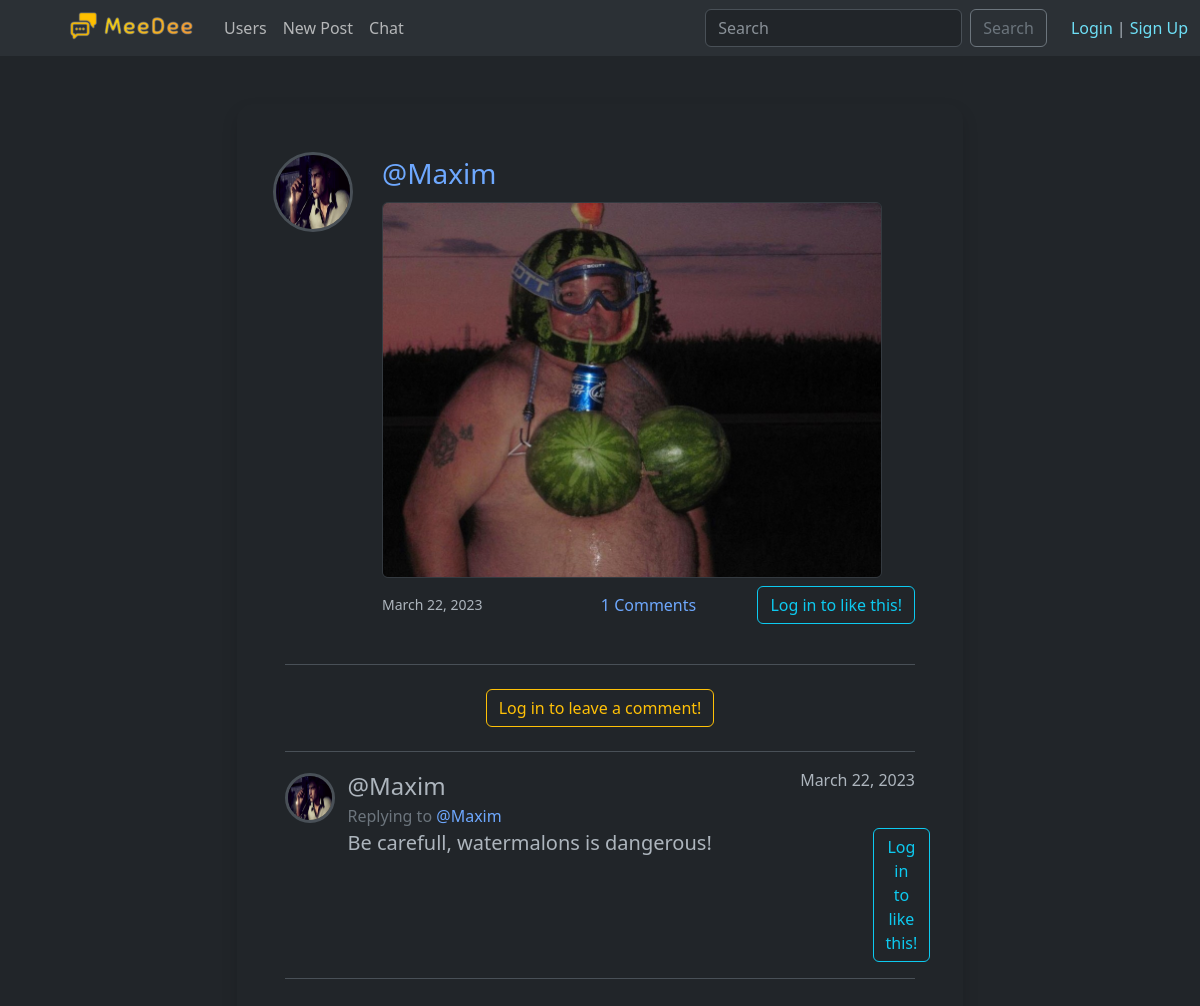
Before: /post/35/ with the older database file.
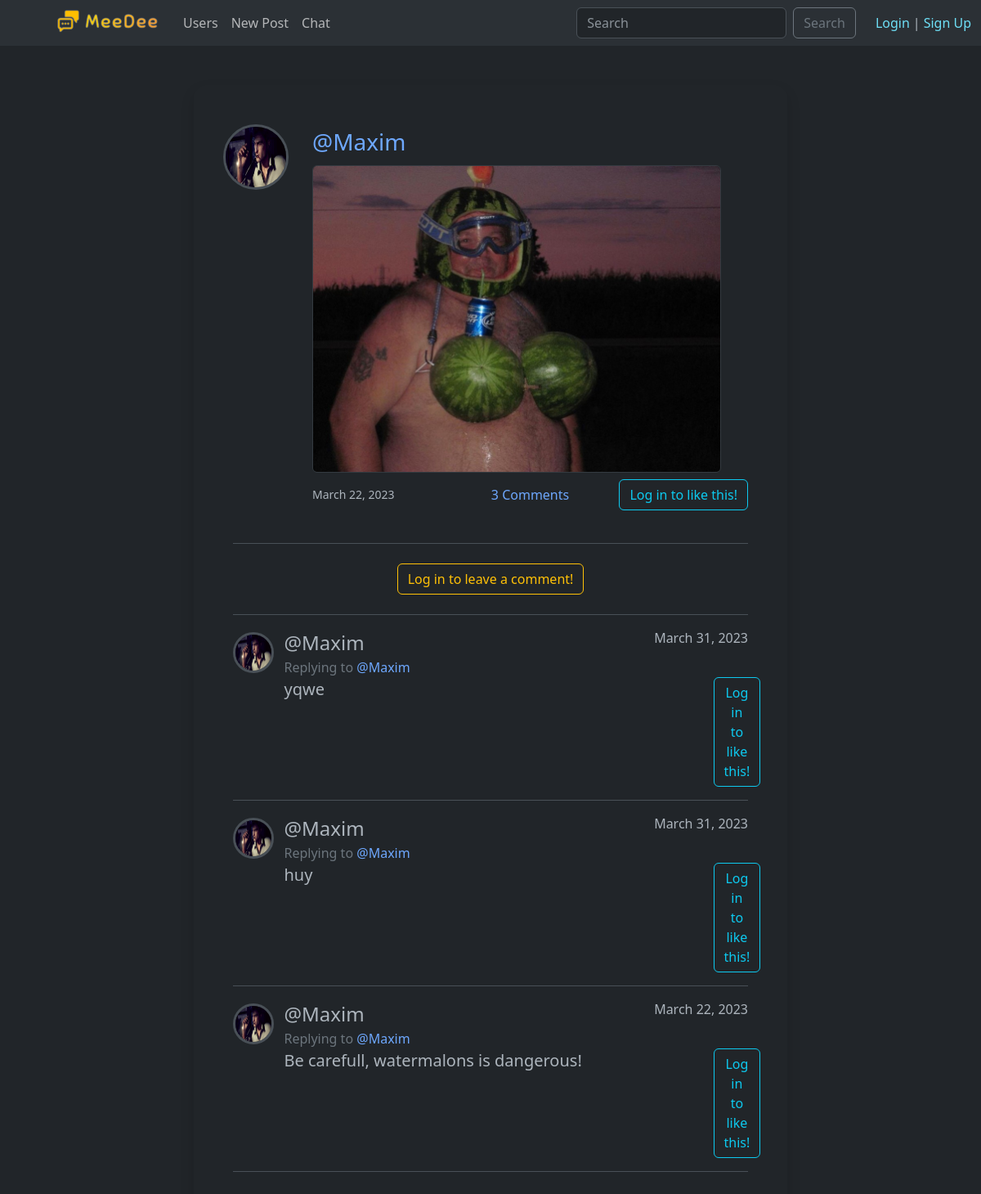
After: the same page with the newer database file.
### social/models.py (models this page shows, shortened)
class Post(models.Model):
    image = models.ImageField(upload_to="images", null=True, blank=True)
    text = models.TextField(max_length=300, blank=True)
    author = models.ForeignKey(User, on_delete=models.SET_NULL, null=True, related_name="posts")
    date = models.DateField(auto_now=True)
    likes = models.ManyToManyField(User, related_name='post_like')

class Comment(models.Model):
    author = models.ForeignKey(User, on_delete=models.SET_NULL, null=True, related_name="comments")
    text = models.TextField(max_length=300)
    post = models.ForeignKey(Post, on_delete=models.CASCADE, related_name="comments")
    likes = models.ManyToManyField(User, related_name='comment_like')
    date = models.DateField(auto_now=True)

class User(AbstractUser):
    friends = models.ManyToManyField("User", blank=True)
    email = models.EmailField(unique=True)
    bio = models.TextField(max_length=300, blank=True)
    avatar = models.ImageField(upload_to="images", null=True)
    date_of_birth = models.DateField(null=True, blank=True)
    online_status = models.BooleanField(default=False)
    USERNAME_FIELD = "email"
    REQUIRED_FIELDS = ['username']

### social/views.py (the view, shortened to what this page needs)
# urls.py: path('post/<int:pk>/', views.PostDetailView.as_view(), name='detail-post'),
class PostDetailView(View):
    def get(self, request, pk):
        post = Post.objects.get(id=pk)
        context = {
            "post": post,
            "comment_form": CommentCreateForm,
            "comments": post.comments.all().order_by("-id"),
        }
        return render(request, 'social/post_detail.html', context)

### social/templates/social/post_detail.html (shortened to what this page needs)
{% extends "base.html" %}
{% load static %}
{% load crispy_forms_tags %}
{% block body %}
<div class="container mt-5" style="width: 750px;">
    <div class="modal-content  rounded-4 shadow p-5">
        <div>{% include "social/post.html" %}</div>
        <div class='border-bottom pb-4'>
            {% if user.is_authenticated %}
                {% crispy comment_form %}
            {% else %}
            <div class="text-center">
                <a class="btn btn-outline-warning" href="{% url 'login' %}?next={{request.path}}">Log in to leave a comment!</a>
            </div>
            {% endif %}
        </div>
        {% for comment in comments %}
            <div class='border-bottom py-3'>
                <div class='row align-items-center'>
                    <div class="col-1 me-2">
                    {% if comment.author.avatar %}
                        <img src="{{ comment.author.avatar.url }}" alt="" class="border border-3 rounded-circle" style="max-width: 50px; min-height: 50px;">
                    {% else %}
                        <img src="{% static 'images/no-avatar.png' %}" alt="" class="border border-3 rounded-circle" style="max-width: 50px; min-height: 50px;">
                    {% endif %}
                    </div>
                    <div class="col">
                        <div class='fs-4'>@{{ comment.author.username }}</div>
                        <div class='text-secondary fs-6'>Replying to <a href="" class='text-decoration-none'>@{{ comment.post.author.username }}</a></div>
                    </div>
                    <div class="col align-self-start text-end">
                        {{ comment.date }}
                    </div>
                </div>
                <div class="row">
                    <div class="col-1 me-2"></div>
                    <div class="col fs-5">{{ comment.text }}</div>
                    <div class='col-1 align-self-end text-end ps-0'>
                        {% if user.is_authenticated %}
                        <form action="{% url 'comment-like' %}" method="POST" class="like-comment" id="{{ comment.id }}">
                            {% csrf_token %}
                            <button type="submit" name="comment_id" value="{{comment.id}}" class="btn btn-link text-decoration-none p-0">
                                {% if comment in user.comment_like.all %}
                                    <div class="text-danger like-btn-{{ comment.id }}">
                                        <span class="ms-1 like-counter{{ comment.id }}">{{ comment.number_of_likes }}</span> <i class="bi bi-heart-fill"></i>
                                    </div>
                                {% else %}
                                    <div class="text-secondary like-btn-{{ comment.id }}">
                                        <span class="ms-1 like-counter{{ comment.id }}">{{ comment.number_of_likes }}</span> <i class="bi bi-heart"></i>
                                    </div>
                                {% endif %}
                            </button>
                        </form>
                        {% else %}
                            <a class="btn btn-outline-info" href="{% url 'login' %}?next={{request.path}}">Log in to like this!</a><br>
                        {% endif %}
                    </div>
                </div>
            </div>
        {% endfor %}
    </div>
</div>
{% endblock %}

### social/templates/social/post.html (shortened to what the changed rows need)
{% load static %}
<div class="h-100  justify-content-center border-bottom pb-4 mb-4">
    <div class="" style="min-width: 550px;">
        <div class='row align-items-center mb-3'>
            <div class="col-2 align-self-start px-0">
            {% if post.author.avatar %}
                <img src="{{ post.author.avatar.url }}" alt="" class="border border-3 rounded-circle" style="max-width: 80px; min-height: 80px;">
            {% else %}
                <img src="{% static 'images/no-avatar.png' %}" alt="" class="border border-3 rounded-circle" style="max-width: 80px; min-height: 80px;">
            {% endif %}
            </div>
            <div class="col align-self-start ps-0">
                {% if post.author == request.user %}
                    <div class='d-flex justify-content-between'>
                        <div class='d-inline-flex'><a href="{% url 'profile' post.author.id %}" class='text-decoration-none fs-3'>@{{ post.author.username }}</a></div>
                        <div class='d-inline-flex pt-2'>
                            <form action="" method='POST'>
                                {% csrf_token %}
                                <a class='text-decoration-none text-danger' data-bs-toggle="modal" data-bs-target="#exampleModal"  href="">Delete</a>
                            </form>
                            <div class="modal fade" id="exampleModal" aria-labelledby="exampleModalLabel" aria-hidden="true">
                                <div class="modal-dialog modal-dialog-centered">
                                    <div class="modal-content">
                                        <div class="modal-header">
                                            <h1 class="modal-title fs-5" id="exampleModalLabel">Delete Post?</h1>
                                            <button type="button" class="btn-close" data-bs-dismiss="modal" aria-label="Close"></button>
                                        </div>
                                        <div class="modal-body">
                                            Are you sure you want to delete this post? This can't be undone and it will be removed from your profile.
                                        </div>
                                        <div class="modal-footer">
                                            <button type="button" class="btn btn-secondary" data-bs-dismiss="modal">Close</button>
                                            <form method="POST" action="{% url 'delete-post' post.id %}">
                                                {% csrf_token %}
                                                <button type="submit" value="DELETE" class="btn btn-danger">Delete</button>
                                            </form>
                                        </div>
                                    </div>
                                </div>
                            </div>
                        </div>
                    </div>
                {% else %}
                    <a href="{% url 'profile' post.author.id %}" class='text-decoration-none fs-3'>@{{ post.author.username }}</a>
                {% endif %}
                <div>
                    {% if post.image %}
                        <img src="{{  post.image.url  }}" alt="" class="border border-dark-subtle rounded w-75" style="min-width: 500px; max-width: 500px; max-height: 600px;">
                    {% endif %}
                </div>
                <div class="row mt-2 align-items-center">
                    <div class="col text-start align-self-center small">{{ post.date }}</div>
                    <div class='col text-center'>
                        <a class='text-decoration-none' href="{% url 'detail-post' post.id %}">{{ post.comments.count }} Comments</a>
                    </div>
                    <div class="col text-end">
                    {% if user.is_authenticated %}
                        <form action="{% url 'post-like' %}" method="POST" class="like-post" id="{{ post.id }}">
                            {% csrf_token %}
                                <button type="submit" name="post_id" value="{{post.id}}" class="btn btn-link text-decoration-none p-0">
                                    {% if post in user.post_like.all %}
                                        <div class="text-danger like-btn-{{ post.id }}">
                                            <span class="me-1 like-counter{{ post.id }}">{{ post.number_of_likes }}</span> <i class="bi bi-heart-fill"></i>
                                        </div>
                                    {% else %}
                                        <div class="text-secondary like-btn-{{ post.id }}">
                                            <span class="me-1 like-counter{{ post.id }}">{{ post.number_of_likes }}</span> <i class="bi bi-heart"></i>
                                        </div>
                                    {% endif %}
                                </button>
                        </form>
                    {% else %}
                        <a class="btn btn-outline-info" href="{% url 'login' %}?next={{request.path}}">Log in to like this!</a><br>
                    {% endif %}
                    </div>
                </div>
            </div>
        </div>
    </div>
</div>

Changed rows visible on the page:
computed for Post "Maxim": comments.count "1" → "3"
added Comment: author.avatar (placeholder picture), author.username "Maxim", post.author.username "Maxim", date "March 31, 2023", text "yqwe"
added Comment: author.avatar (placeholder picture), author.username "Maxim", post.author.username "Maxim", date "March 31, 2023", text "huy"
